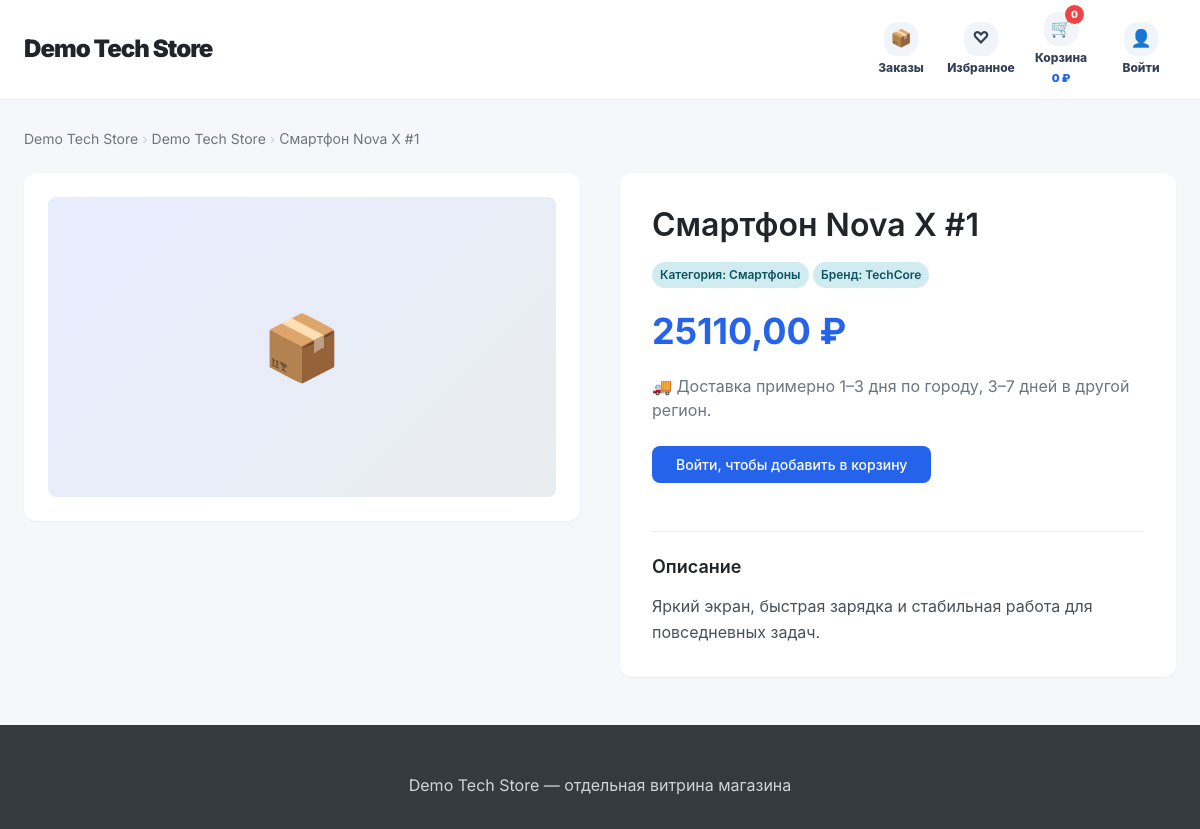
Page /shops/demo-tech-store/product/1/ on the committed database.
### shops/models.py (models this page shows, shortened)
class Shop(models.Model):
    owner = models.ForeignKey(User, on_delete=models.CASCADE, related_name='shops')
    name = models.CharField(max_length=100, verbose_name='Название магазина')
    slug = models.SlugField(unique=True, verbose_name='URL-адрес')
    description = models.TextField(blank=True, verbose_name='Описание')
    custom_css = models.TextField(blank=True, null=True, verbose_name='Кастомный CSS')
    template_key = models.CharField(max_length=40, default='modern', verbose_name='Базовый шаблон')
    is_demo = models.BooleanField(default=False, verbose_name='Демо-магазин')
    assistant_level = models.CharField(max_length=20, default='basic', verbose_name='Уровень ИИ-помощника')
    city = models.CharField(max_length=100, default='Екатеринбург', verbose_name='Город магазина')
    address = models.CharField(max_length=250, blank=True, verbose_name='Адрес магазина')
    hosting_enabled = models.BooleanField(default=False, verbose_name='Хостинг на платформе')
    theme_color = models.CharField(max_length=20, default='#4361ee', verbose_name='Цвет темы')
    delivery_enabled = models.BooleanField(default=True, verbose_name='Доставка включена')
    delivery_price = models.DecimalField(max_digits=10, decimal_places=2, default=0, verbose_name='Стоимость доставки')
    delivery_description = models.TextField(blank=True, default='Доставка рассчитывается при оформлении заказа', verbose_name='Описание доставки')
    payment_enabled = models.BooleanField(default=True, verbose_name='Оплата включена')
    payment_methods = models.CharField(max_length=200, default='Банковская карта, оплата при получении', verbose_name='Способы оплаты')
    created_at = models.DateTimeField(auto_now_add=True, verbose_name='Дата создания')
    class Meta:
        verbose_name = 'Магазин'
        verbose_name_plural = 'Магазины'

class Product(models.Model):
    shop = models.ForeignKey(Shop, on_delete=models.CASCADE, related_name='products')
    category = models.ForeignKey(Category, on_delete=models.SET_NULL, null=True, blank=True, related_name='products')
    brand = models.ForeignKey(Brand, on_delete=models.SET_NULL, null=True, blank=True, related_name='products')
    name = models.CharField(max_length=200, verbose_name='Название товара')
    description = models.TextField(verbose_name='Описание')
    price = models.DecimalField(max_digits=10, decimal_places=2, verbose_name='Цена')
    stock = models.IntegerField(default=0, verbose_name='Количество на складе')
    image = models.ImageField(upload_to='products/', blank=True, null=True, verbose_name='Изображение')
    image_url = models.URLField(blank=True, verbose_name='Ссылка на изображение')
    created_at = models.DateTimeField(auto_now_add=True, verbose_name='Дата добавления')
    class Meta:
        verbose_name = 'Товар'
        verbose_name_plural = 'Товары'

class Category(models.Model):
    shop = models.ForeignKey(Shop, on_delete=models.CASCADE, related_name='categories')
    name = models.CharField(max_length=100, verbose_name='Название категории')
    order = models.IntegerField(default=0, verbose_name='Порядок')
    class Meta:
        verbose_name = 'Категория'
        verbose_name_plural = 'Категории'
        ordering = ['order']

class Brand(models.Model):
    shop = models.ForeignKey(Shop, on_delete=models.CASCADE, related_name='brands')
    name = models.CharField(max_length=100, verbose_name='Название бренда')
    description = models.TextField(blank=True, verbose_name='Описание')
    class Meta:
        verbose_name = 'Бренд'
        verbose_name_plural = 'Бренды'

### shops/views.py (the view)
# urls.py: path('<slug:shop_slug>/product/<int:product_id>/', views.product_detail, name='product_detail'),
def product_detail(request, shop_slug, product_id):
    shop = get_object_or_404(Shop, slug=shop_slug)
    product = get_object_or_404(Product, id=product_id, shop=shop)
    favorite_ids = set()
    if request.user.is_authenticated and request.user != shop.owner:
        favorite_ids = set(Favorite.objects.filter(user=request.user, product__shop=shop).values_list('product_id', flat=True))
    context = {
        'shop': shop,
        'product': product,
        'favorite_ids': favorite_ids,
        **cart_summary_for(request, shop),
    }
    return render(request, 'shops/product_detail.html', context)

### config/context_processors.py (called while the page is built, shortened)
def user_roles(request):
    context = {
        'is_super_admin': False,
        'is_seller': False,
        'is_customer': False,
        'active_shop_slug': None,
    }
    try:
        if getattr(request, 'resolver_match', None):
            context['active_shop_slug'] = request.resolver_match.kwargs.get('shop_slug')
    except Exception:
        context['active_shop_slug'] = None
    return context

### shops/views.py (called while the page is built)
def cart_summary_for(request, shop):
    if not request.user.is_authenticated or request.user == shop.owner:
        return {'cart_count': 0, 'cart_sum': Decimal('0')}
    cart = Cart.objects.filter(user=request.user, shop=shop).first()
    if not cart:
        return {'cart_count': 0, 'cart_sum': Decimal('0')}
    return {'cart_count': cart.total_items(), 'cart_sum': cart.total_price()}

### templates/shops/product_detail.html (shortened to what this page needs)
{% extends 'shops/shop_base.html' %}
{% block content %}
<div class="breadcrumbs">
    <a href="{% url 'shop_front' shop.slug %}">{{ shop.name }}</a>
    <span class="breadcrumbs-separator">›</span>
    <a href="{% url 'shop_front' shop.slug %}">{{ shop.name }}</a>
    <span class="breadcrumbs-separator">›</span>
    <span>{{ product.name }}</span>
</div>
<div style="display: flex; gap: 40px; flex-wrap: wrap;">
    <div style="flex: 1; min-width: 300px;">
        <div class="card" style="padding: 24px; text-align: center;">
            {% if product.image %}
                <img src="{{ product.image.url }}" alt="{{ product.name }}" style="max-width: 100%; border-radius: var(--radius-md);">
            {% elif product.image_url %}
                <img src="{{ product.image_url }}" alt="{{ product.name }}" style="max-width: 100%; border-radius: var(--radius-md);">
            {% else %}
                <div style="width: 100%; height: 300px; background: linear-gradient(135deg, var(--primary-light), var(--gray-200)); display: flex; align-items: center; justify-content: center; border-radius: var(--radius-md);">
                    <span style="font-size: 64px;">📦</span>
                </div>
            {% endif %}
        </div>
    </div>
    <div style="flex: 1; min-width: 300px;">
        <div class="card" style="padding: 32px;">
            <h1 style="margin-bottom: 16px;">{{ product.name }}</h1>
            <div style="margin-bottom: 16px;">
                <span class="badge badge-info">Категория: {{ product.category.name|default:"Без категории" }}</span>
                {% if product.brand %}
                    <span class="badge badge-info">Бренд: {{ product.brand.name }}</span>
                {% endif %}
            </div>
            <div style="font-size: 36px; font-weight: 700; color: var(--primary); margin-bottom: 16px;">
                {{ product.price }} ₽
            </div>
            <div style="margin-bottom: 24px; color: var(--gray-600);">🚚 Доставка примерно 1–3 дня по городу, 3–7 дней в другой регион.</div>
            {% if user.is_authenticated and user.id == shop.owner_id %}
                <div class="alert alert-info">Это ваш магазин. Покупка собственных товаров отключена. Управление и статистика находятся в шапке витрины.</div>
                <a href="{% url 'shop_manage' shop.slug %}" class="btn btn-primary" style="margin-bottom: 24px;">Редактировать товар в кабинете</a>
            {% elif product.stock > 0 %}
                {% if user.is_authenticated %}
                    <form method="post" action="{% url 'add_to_cart' shop.slug product.id %}" style="display: flex; gap: 12px; margin-bottom: 24px; flex-wrap: wrap;">
                        {% csrf_token %}
                        <input type="number" name="quantity" value="1" min="1" max="{{ product.stock }}" class="form-control" style="width: 100px;">
                        <button type="submit" class="btn btn-primary" style="padding: 12px 32px;">🛒 Добавить в корзину</button>
                    </form>
                {% else %}
                    <a href="{% url 'shop_customer_login' shop.slug %}" class="btn btn-primary" style="margin-bottom: 24px;">Войти, чтобы добавить в корзину</a>
                {% endif %}
                    {% if user.is_authenticated %}
                        {% load favorite_check %}
                    {% endif %}
            {% else %}
                <span class="badge badge-danger">Нет в наличии</span>
            {% endif %}
            <div style="border-top: 1px solid var(--gray-200); padding-top: 24px;">
                <h3>Описание</h3>
                <p style="color: var(--gray-700); line-height: 1.6;">{{ product.description }}</p>
            </div>
        </div>
    </div>
</div>
{% endblock %}

### templates/shops/shop_base.html (shortened to what this page needs)
<!DOCTYPE html>
<html lang="ru">
<head>
    <link rel="stylesheet" href="/static/css/amazon-style.css">
</head>
<body>
    <header class="store-header">
        <div class="store-header-inner">
            <div class="store-logo"><a href="{% url 'shop_front' shop.slug %}">{{ shop.name }}</a></div>
            <nav class="store-nav">
                {% if user.is_authenticated and user.id == shop.owner_id %}
                    <a href="{% url 'shop_dashboard' shop.slug %}" class="owner-back">← Вернуться в ЛК продавца</a>
                {% else %}
                    <a class="store-nav-item" href="{% url 'customer_orders' shop.slug %}"><span class="store-nav-icon">📦</span><span>Заказы</span></a>
                    <a class="store-nav-item" href="{% url 'favorites_list' shop.slug %}"><span class="store-nav-icon">♡</span><span>Избранное</span></a>
                    <a class="store-nav-item" href="{% url 'cart_view' shop.slug %}"><span class="store-nav-icon">🛒<span class="store-cart-badge">{{ cart_count|default:0 }}</span></span><span>Корзина</span><span class="store-cart-sum">{{ cart_sum|default:0 }} ₽</span></a>
                    {% if user.is_authenticated %}<a class="store-nav-item" href="{% url 'customer_profile' shop.slug %}"><span class="store-nav-icon">👤</span><span>Профиль</span></a>{% else %}<a class="store-nav-item" href="{% url 'shop_customer_login' shop.slug %}"><span class="store-nav-icon">👤</span><span>Войти</span></a>{% endif %}
                {% endif %}
            </nav>
        </div>
    </header>
    <main class="container" style="padding-top: 28px;">
        {% block content %}{% endblock %}
    </main>
    <footer class="footer"><div class="footer-content"><p>{{ shop.name }} — отдельная витрина магазина</p></div></footer>
</body>
</html>

### static/css/amazon-style.css (style rules this page uses)
:root { --primary: #4361ee; --primary-dark: #3a56d4; --primary-light: #e8edff; --secondary: #6c757d; --success: #28a745; --danger: #dc3545; --warning: #ffc107; --info: #17a2b8; --dark: #1a1a2e; --light: #f8f9fa; --white: #ffffff; --gray-100: #f8f9fa; --gray-200: #e9ecef; --gray-300: #dee2e6; --gray-400: #ced4da; --gray-500: #adb5bd; --gray-600: #6c757d; --gray-700: #495057; --gray-800: #343a40; --gray-900: #212529; --spacing-xs: 4px; --spacing-sm: 8px; --spacing-md: 16px; --spacing-lg: 24px; --spacing-xl: 32px; --spacing-2xl: 48px; --font-family: 'Inter', -apple-system, BlinkMacSystemFont, 'Segoe UI', Roboto, 'Helvetica Neue', Arial, sans-serif; --font-size-xs: 12px; --font-size-sm: 14px; --font-size-md: 16px; --font-size-lg: 18px; --font-size-xl: 24px; --font-size-2xl: 32px; --radius-sm: 4px; --radius-md: 8px; --radius-lg: 12px; --radius-xl: 16px; --radius-full: 9999px; --shadow-sm: 0 1px 2px 0 rgba(0, 0, 0, 0.05); --shadow-md: 0 4px 6px -1px rgba(0, 0, 0, 0.1); --shadow-lg: 0 10px 15px -3px rgba(0, 0, 0, 0.1); --shadow-xl: 0 20px 25px -5px rgba(0, 0, 0, 0.1); }
* { margin: 0; padding: 0; box-sizing: border-box; }
body { font-family: var(--font-family); font-size: var(--font-size-md); line-height: 1.5; color: var(--gray-800); background-color: var(--white); }
h1, h2, h3, h4, h5, h6 { margin-bottom: var(--spacing-md); font-weight: 600; line-height: 1.25; color: var(--gray-900); }
h1 { font-size: var(--font-size-2xl); }
h3 { font-size: var(--font-size-lg); }
a { color: var(--primary); text-decoration: none; transition: color 0.2s ease; }
.container { max-width: 1280px; margin: 0 auto; padding: 0 var(--spacing-lg); }
.btn { display: inline-flex; align-items: center; justify-content: center; gap: var(--spacing-sm); padding: var(--spacing-sm) var(--spacing-lg); font-size: var(--font-size-sm); font-weight: 500; border-radius: var(--radius-md); border: none; cursor: pointer; transition: all 0.2s ease; text-decoration: none; }
.btn-primary { background: var(--primary); color: var(--white); }
.card { background: var(--white); border-radius: var(--radius-lg); box-shadow: var(--shadow-sm); overflow: hidden; transition: all 0.2s ease; }
.badge { display: inline-flex; align-items: center; padding: var(--spacing-xs) var(--spacing-sm); font-size: var(--font-size-xs); font-weight: 600; border-radius: var(--radius-full); }
.badge-info { background: #d1ecf1; color: #0c5460; }
.breadcrumbs { display: flex; align-items: center; gap: var(--spacing-xs); margin-bottom: var(--spacing-lg); font-size: var(--font-size-sm); color: var(--gray-600); flex-wrap: wrap; }
.breadcrumbs a { color: var(--gray-600); }
.breadcrumbs-separator { color: var(--gray-400); }
.footer { background: var(--gray-800); color: var(--gray-400); padding: var(--spacing-2xl) var(--spacing-lg) var(--spacing-lg); margin-top: var(--spacing-2xl); }
.footer-content { max-width: 1280px; margin: 0 auto; text-align: center; }
.footer p { margin-bottom: var(--spacing-sm); }

### rows in the picture
Shop: name "Demo Tech Store"
Product: name "Смартфон Nova X #1", category.name "Смартфоны", brand.name "TechCore", price "25110,00", description "Яркий экран, быстрая зарядка и стабильная работа для повседневных задач."

### other values in the picture
{{ cart_count|default:0 }} "0"
{{ cart_sum|default:0 }} "0"
